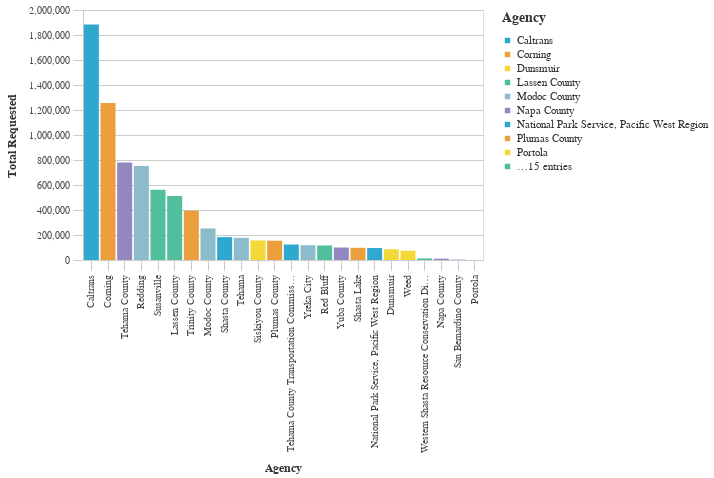

Source (notebook cell):
### Markdown cell above
### Average Total Requested Funds by Agency ($2021)

### Code cell
#Bar chart Average Total Requested Funds by Agency
chart4=(_dla_utils.basic_bar_chart_no_save((((_dla_utils_reports.calculate_data_all(df, 'adjusted_total_requested', 'primary_agency_name', aggfunc="mean"))
                          >>arrange(-_.adjusted_total_requested)).head(30)
                        ), 'primary_agency_name','adjusted_total_requested', 'primary_agency_name', district
                          
                       ))
    
display(chart4)

### Figure 1 — Vega-Lite specification as saved in the notebook (floating-point values rounded to 4 significant figures)
{"config": {"view": {"continuousWidth": 400, "continuousHeight": 300}, "axis": {"domainColor": "#cbcbcb", "grid": true, "gridColor": "#cbcbcb", "gridWidth": 1, "labelColor": "#474747", "labelFont": "Nunito Sans", "labelFontSize": 10, "labelPadding": 4, "tickColor": "#cbcbcb", "tickSize": 10, "titleColor": "#333", "titleFont": "Raleway", "titleFontSize": 12, "titlePadding": 10}, "axisBand": {"grid": false}, "background": "white", "font": "Raleway", "header": {"labelFont": "Nunito Sans", "titleFont": "Raleway"}, "legend": {"labelColor": "#333", "labelFont": "Nunito Sans", "labelFontSize": 11, "labelLimit": 0, "padding": 1, "symbolSize": 30, "symbolType": "square", "titleColor": "#333", "titleFont": "Raleway", "titleFontSize": 14, "titlePadding": 10}, "title": {"anchor": "middle", "font": "Raleway", "fontSize": 18, "fontWeight": 300, "offset": 20}}, "data": {"name": "data-8d75b06c2ed2c75198a8ec817ad71395"}, "mark": "bar", "encoding": {"color": {"field": "primary_agency_name", "legend": {"symbolLimit": 10, "title": "Agency"}, "scale": {"range": ["#2EA8CE", "#EB9F3C", "#F4D837", "#51BF9D", "#8CBCCB", "#9487C0"]}, "type": "nominal"}, "tooltip": [{"field": "primary_agency_name", "type": "nominal"}, {"field": "adjusted_total_requested", "type": "quantitative"}], "x": {"field": "primary_agency_name", "sort": "-y", "title": "Agency", "type": "nominal"}, "y": {"field": "adjusted_total_requested", "title": "Total Requested", "type": "quantitative"}}, "height": 250, "width": 400, "$schema": "https://vega.github.io/schema/vega-lite/v4.17.0.json", "datasets": {"data-8d75b06c2ed2c75198a8ec817ad71395": [{"primary_agency_name": "Caltrans", "adjusted_total_requested": 1884000.0}, {"primary_agency_name": "Corning", "adjusted_total_requested": 1255000.0}, {"primary_agency_name": "Tehama County", "adjusted_total_requested": 779800.0}, {"primary_agency_name": "Redding", "adjusted_total_requested": 752000.0}, {"primary_agency_name": "Susanville", "adjusted_total_requested": 562000.0}, {"primary_agency_name": "Lassen County", "adjusted_total_requested": 512300.0}, {"primary_agency_name": "Trinity County", "adjusted_total_requested": 394300.0}, {"primary_agency_name": "Modoc County", "adjusted_total_requested": 252600.0}, {"primary_agency_name": "Shasta County", "adjusted_total_requested": 182900.0}, {"primary_agency_name": "Tehama", "adjusted_total_requested": 177200.0}, {"primary_agency_name": "Siskiyou County", "adjusted_total_requested": 156900.0}, {"primary_agency_name": "Plumas County", "adjusted_total_requested": 154400.0}, {"primary_agency_name": "Tehama County Transportation Commission", "adjusted_total_requested": 123600.0}, {"primary_agency_name": "Yreka City", "adjusted_total_requested": 118700.0}, {"primary_agency_name": "Red Bluff", "adjusted_total_requested": 116000.0}, {"primary_agency_name": "Yuba County", "adjusted_total_requested": 99830.0}, {"primary_agency_name": "Shasta Lake", "adjusted_total_requested": 97650.0}, {"primary_agency_name": "National Park Service, Pacific West Region", "adjusted_total_requested": 95660.0}, {"primary_agency_name": "Dunsmuir", "adjusted_total_requested": 85650.0}, {"primary_agency_name": "Weed", "adjusted_total_requested": 74310.0}, {"primary_agency_name": "Western Shasta Resource Conservation District", "adjusted_total_requested": 12870.0}, {"primary_agency_name": "Napa County", "adjusted_total_requested": 10870.0}, {"primary_agency_name": "San Bernardino County", "adjusted_total_requested": 2830.0}, {"primary_agency_name": "Portola", "adjusted_total_requested": 440.2}]}}
